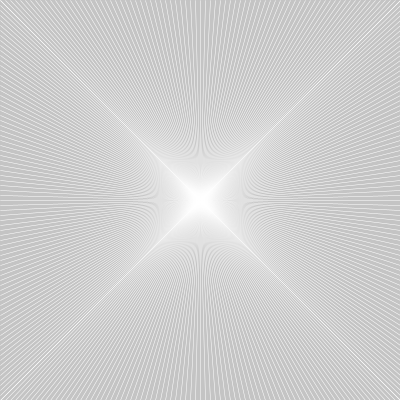
Frame 1 (no input)
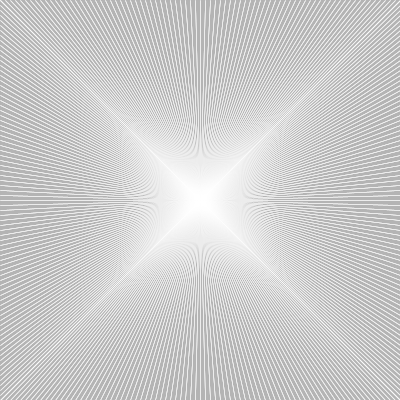
Frame 60 (the mouse pressed at the canvas centre just before this capture)
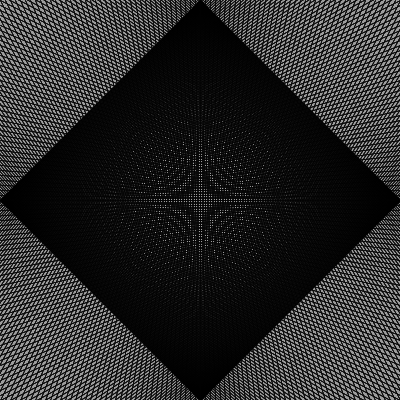
Frame 120 (the mouse held since frame 60 and released just before this capture)

The Processing sketch that drew these frames (run headless with seeded random() and noise(); from frame 60 on, the mouse is pressed at the canvas centre):

// Processing sketch: processing_41130
// ── processing_41130.pde

void setup() {
  size(400, 400);
  strokeWeight(0.5);
}

void draw() {
  if (mousePressed) {
    // on click draw fear
    noStroke();
    fill(150, 30);
    rect(0, 0, width, height);
    stroke(0);
    for (int i=-200; i<=600; i=i+5) {
      line(0, 200, width, i);
    }
    for (int i=-200; i<=600; i=i+5) {
      line(width, 200, 0, i);
    }
    for (int i=-200; i<=600; i=i+5) {
      line(200, height, i, 0);
    }
    for (int i=-200; i<=600; i=i+5) {
      line(200, 0, i, width);
    }
  } 
  else {
    // draw courage
    noStroke();
    fill(180, 80);
    rect(0, 0, width, height);
    stroke(255);
    for (int i=0; i<=400; i=i+5) {
      line(200, 200, width, i);
    }
    for (int i=0; i<=400; i=i+5) {
      line(200, 200, i, 0);
    }
    for (int i=0; i<=400; i=i+5) {
      line(200, 200, 0, i);
    }
    for (int i=0; i<=400; i=i+5) {
      line(200, 200, i, height);
    }
  }
}
                
